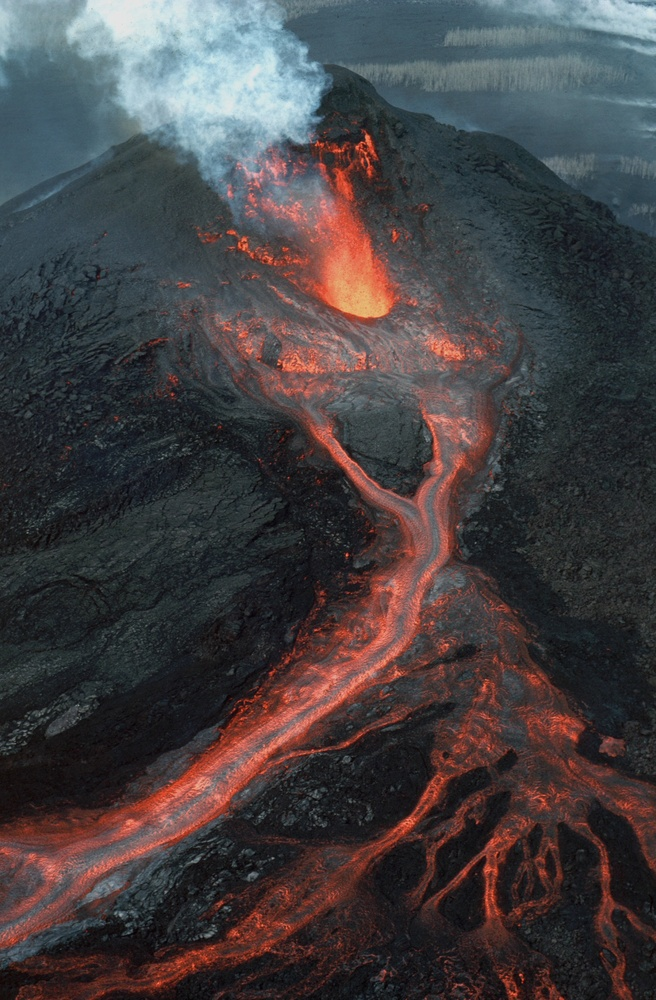
#> input picture OpenCV/volcano-USGS-unsplash.jpg, 656 x 1000 px, shrunk from 1942 x 2961 before the run
$ python 3-imageBitwise.py
#> lines starting #> are read from the running program, lines starting #| are printed output that depends on the picture; after the words box and inside, x2 and y2 are one past the last pixel; in counts of white or black regions, pixels touching at a corner belong together
# Importing OpenCV and Numpy
import cv2
import numpy as np

# Load two images
volcano = cv2.imread("../volcano-USGS-unsplash.jpg")
#> volcano is the input picture: shape (1000, 656, 3); mean B, G, R 66, 64.1, 69
messi = cv2.imread("../messi.jpeg")
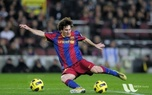
#> input picture OpenCV/messi.jpeg, 152 x 95 px, shrunk from 450 x 280 before the run
#> messi is the input picture: shape (95, 152, 3); mean B, G, R 72.3, 85.7, 82.3
print(volcano.shape, messi.shape)
#| (1000, 656, 3) (95, 152, 3)
cv2.imshow('background original',volcano)
cv2.imshow('foreground original',messi)
cv2.waitKey(0)
cv2.destroyAllWindows()

# Creating an ROI at the top left corner with a size of the smaller image (messi)
rows,cols,channels = messi.shape
#> rows = 95; cols = 152; channels = 3
roi = volcano[0:rows, 0:cols] # <-- creates an ROI in the volcano picture of the messi dimensions
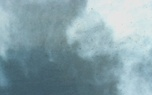
#> roi: shape (95, 152, 3); mean B, G, R 170.1, 162.6, 136.7
cv2.imshow('roi',roi)
cv2.waitKey(0)
cv2.destroyAllWindows()


# Creating a mask and inverse mask for smaller image (messi)
messigray = cv2.cvtColor(messi,cv2.COLOR_BGR2GRAY) # Convert to greyscale first
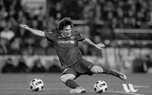
#> messigray: shape (95, 152); min 0, max 245, mean 83.2
cv2.imshow('greyscale foreground',messigray)
cv2.waitKey(0)
cv2.destroyAllWindows()
#############################
ret, mask = cv2.threshold(messigray, 10, 255, cv2.THRESH_BINARY) # Converts greyscale to binary event (black or empty) using a threshold
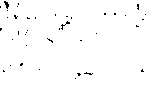
#> mask: shape (95, 152); 98.9% white; black in thin lines or dots, all inside (x1, y1, x2, y2) = (0, 1, 146, 79)
mask_inv = cv2.bitwise_not(mask) # Uses inversion to inverse mask
cv2.imshow('foreground mask',mask)
cv2.imshow('foreground mask inversion',mask)
cv2.waitKey(0)
cv2.destroyAllWindows()

# Now black-out the area of logo in ROI
volcano_bg = cv2.bitwise_and(roi,roi,mask = mask_inv) # Uses inverted mask to delete area in volcano (background)
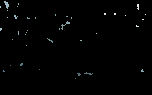
#> volcano_bg: shape (95, 152, 3); mean B, G, R 2, 1.9, 1.6
cv2.imshow('background with inverse mask applied',volcano_bg)
cv2.waitKey(0)
cv2.destroyAllWindows()

# Take only region of logo from logo image.
messi_fg = cv2.bitwise_and(messi,messi,mask = mask)
cv2.imshow('foreground with mask clipped',messi_fg)
cv2.waitKey(0)
cv2.destroyAllWindows()

# Put logo in ROI and modify the main image
dst = cv2.add(volcano_bg,messi_fg)
cv2.imshow('dst',dst)
cv2.waitKey(0)
cv2.destroyAllWindows()

# Apply dst to original background top left corner part
volcano[0:rows, 0:cols ] = dst
cv2.imshow('foreground after',volcano)
cv2.waitKey(0)
cv2.destroyAllWindows()
